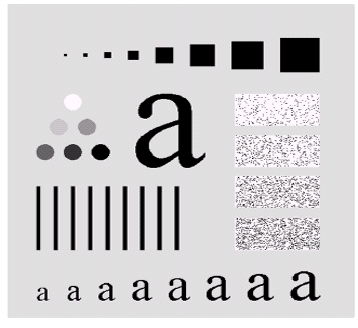
#> input picture images/gaussian_high_pass.png, 358 x 328 px
$ python assignment_4c.py
#> lines starting #> are read from the running program, lines starting #| are printed output that depends on the picture; after the words box and inside, x2 and y2 are one past the last pixel; in counts of white or black regions, pixels touching at a corner belong together
import cv2
import numpy as np
import matplotlib.pyplot as plt


def add_gaussian_noise(image, mean = 0, stddev = 75):
    gaussian_noise = np.random.normal(mean, stddev, image.shape)
    noisy_image = gaussian_noise + image
    noisy_image = np.clip(noisy_image, 0, 255)
    return noisy_image.astype(np.uint8)


def gaussian_high_pass_filter(image, cut_off_frequency):
    height, width = image.shape
    H = np.zeros(image.shape)
    D0 = cut_off_frequency

    frequency_domain_image = np.fft.fftshift(np.fft.fft2(image))

    for i in range(height):
        for j in range(width):
            D = np.sqrt((i - height / 2)**2 + (j-width/2) ** 2)
            H[i, j] = 1 - np.exp(-(D**2) / (2*D0)**2)

    filtered_image = frequency_domain_image * H
    filtered_image = np.abs(np.fft.ifft2(filtered_image))
    filtered_image = filtered_image / 255
    return filtered_image


def ideal_high_pass_filter(image, cut_off_frequency):
    height, width = image.shape
    H = np.zeros(image.shape)
    D0 = cut_off_frequency

    frequency_domain_image = np.fft.fftshift(np.fft.fft2(image))

    for i in range(height):
        for j in range(width):
            D = np.sqrt((i - height / 2)**2 + (j-width/2) ** 2)
            H[i, j] = D > D0

    filtered_image = frequency_domain_image * H
    filtered_image = np.abs(np.fft.ifft2(filtered_image))
    filtered_image = filtered_image / 255
    return filtered_image


original_image = cv2.imread('./images/gaussian_high_pass.png', cv2.IMREAD_GRAYSCALE)
#> original_image: shape (328, 358); min 0, max 255, mean 206
noisy_image = add_gaussian_noise(original_image, 0, 25)
#> in add_gaussian_noise, `noisy_image = gaussian_noise + image`:
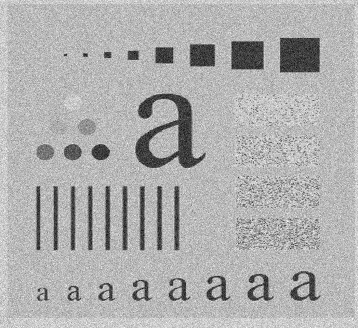
#> noisy_image: shape (328, 358) float64; min -111.2, max 348.1, mean 206.1; drawn with min black and max white
#> in add_gaussian_noise, `noisy_image = np.clip(noisy_image, 0, 255)`:
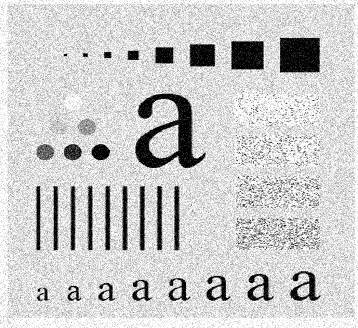
#> noisy_image: shape (328, 358) float64; min 0, max 255, mean 204.7
cut_off_frequency = 30

noisy_image_filtered_by_gausssian = gaussian_high_pass_filter(noisy_image, cut_off_frequency)
#> after the loop in gaussian_high_pass_filter, `for i in range(height):`:
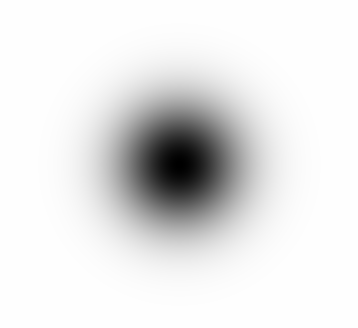
#> H: shape (328, 358) float64; min 0, max 1, mean 0.904
original_image_filtered_by_gausssian = gaussian_high_pass_filter(original_image, cut_off_frequency)
#> call 2 of gaussian_high_pass_filter, with cut_off_frequency = 30
#> in gaussian_high_pass_filter (call 2), `filtered_image = np.abs(np.fft.ifft2(filtered_image))`:
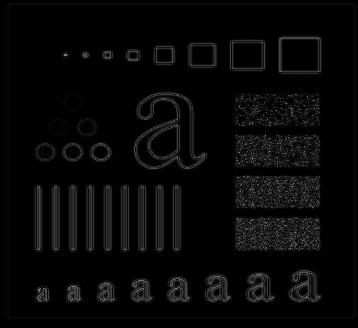
#> filtered_image: shape (328, 358) float64; min 2.07e-07, max 198.6, mean 8.3

noisy_image_filtered_by_ideal = ideal_high_pass_filter(noisy_image, cut_off_frequency)
#> after the loop in ideal_high_pass_filter, `for i in range(height):`:
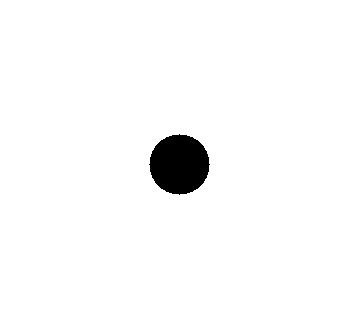
#> H: shape (328, 358) float64; values 0 (black) and 1 (white), 97.6% white; 1 black region, box (x1, y1, x2, y2) and area: (149, 134, 210, 195) 2821
#> in ideal_high_pass_filter, `filtered_image = np.abs(np.fft.ifft2(filtered_image))`:
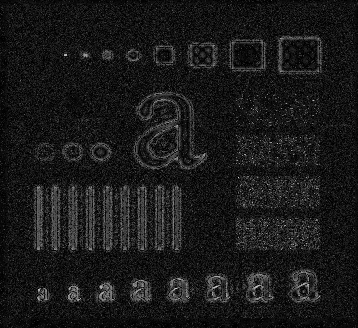
#> filtered_image: shape (328, 358) float64; min 8.82e-06, max 217.2, mean 25.9
original_image_filtered_by_ideal = ideal_high_pass_filter(original_image, cut_off_frequency)
#> call 2 of ideal_high_pass_filter, with cut_off_frequency = 30
#> in ideal_high_pass_filter (call 2), `filtered_image = np.abs(np.fft.ifft2(filtered_image))`:
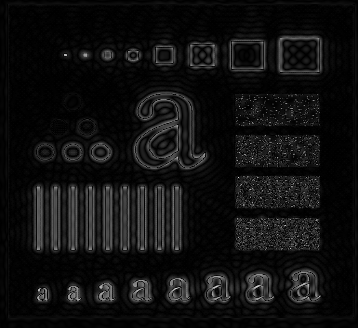
#> filtered_image: shape (328, 358) float64; min 8.73e-05, max 222, mean 16.5

plt.figure(figsize=(12, 6))

plt.subplot(2, 3, 1)
plt.imshow(original_image,  cmap='gray')
plt.title('Original Image')

plt.subplot(2, 3, 2)
plt.imshow(original_image_filtered_by_gausssian,  cmap='gray')
plt.title(f'Gaussian High Pass Filter (D0={cut_off_frequency})')

plt.subplot(2, 3, 3)
plt.imshow(original_image_filtered_by_ideal,  cmap='gray')
plt.title(f'Ideal High Pass Filter (D0={cut_off_frequency})')

plt.subplot(2, 3, 4)
plt.imshow(noisy_image, cmap='gray')
plt.title('Gaussian Noisy Image')

plt.subplot(2, 3, 5)
plt.imshow(noisy_image_filtered_by_gausssian, cmap='gray')
plt.title(f'Gaussian High Pass Filter (D0={cut_off_frequency})')

plt.subplot(2, 3, 6)
plt.imshow(noisy_image_filtered_by_ideal, cmap='gray')
plt.title(f'Ideal High Pass Filter (D0={cut_off_frequency})')

plt.tight_layout()
plt.show()

$ run again, with images/butterworth_and_gaussian.png copied over images/gaussian_high_pass.png
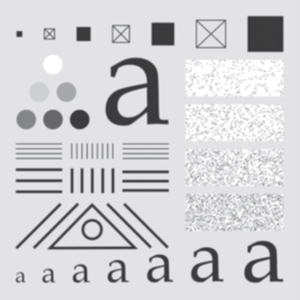
#> input picture images/butterworth_and_gaussian.png, 300 x 300 px
#> after the loop in ideal_high_pass_filter, `for i in range(height):`:
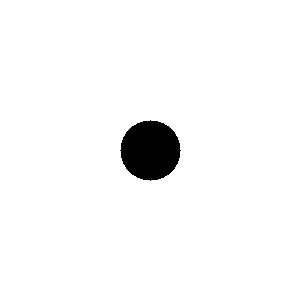
#> H: shape (300, 300) float64; values 0 (black) and 1 (white), 96.9% white; 1 black region, box (x1, y1, x2, y2) and area: (120, 120, 181, 181) 2821
#> in ideal_high_pass_filter (call 2), `filtered_image = np.abs(np.fft.ifft2(filtered_image))`:
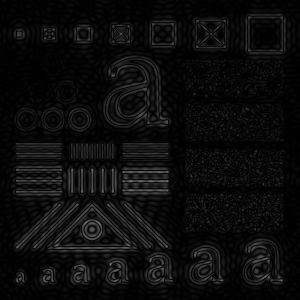
#> filtered_image: shape (300, 300) float64; min 0.000111, max 113.7, mean 12.6
